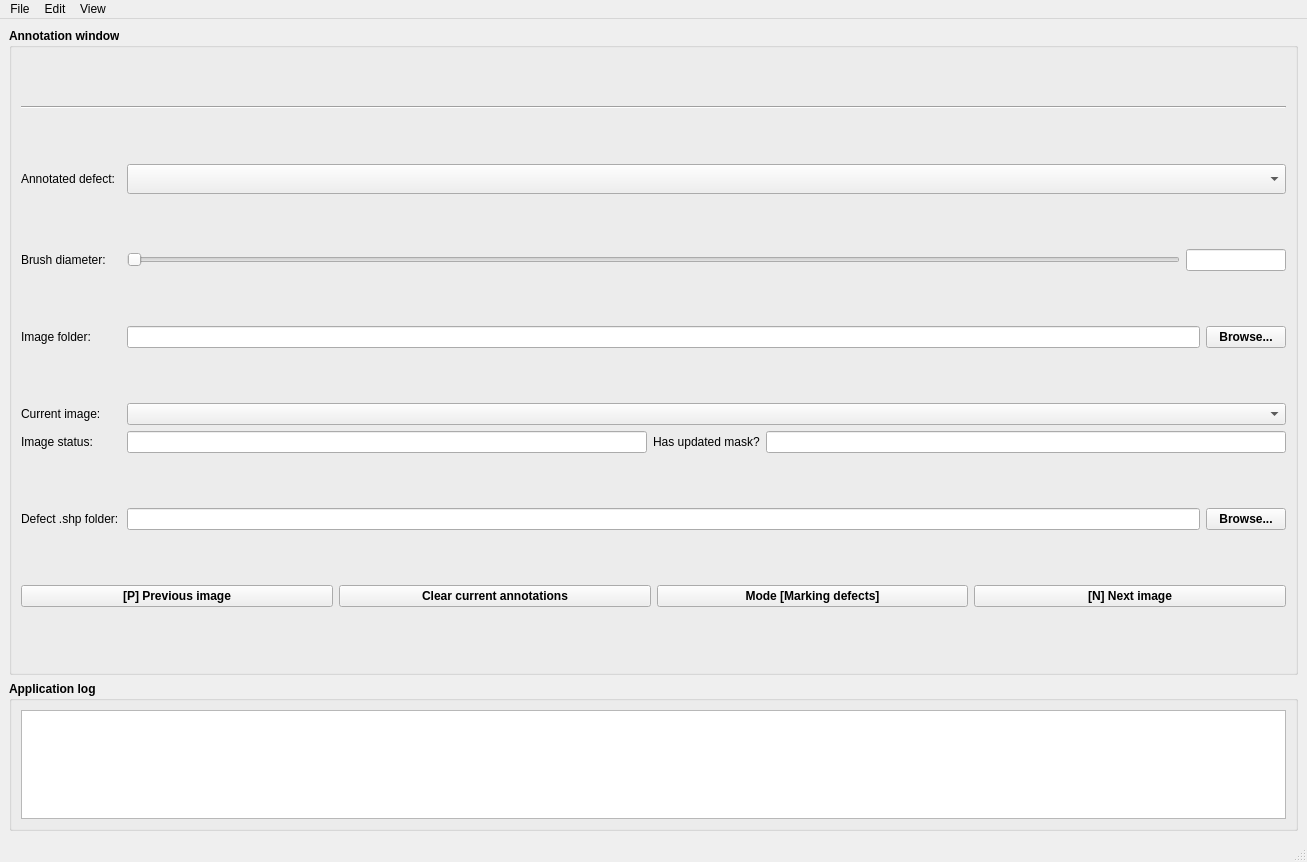
<?xml version="1.0" encoding="UTF-8"?>
<ui version="4.0">
 <class>DATMantMainWindow</class>
 <widget class="QMainWindow" name="DATMantMainWindow">
  <property name="geometry">
   <rect>
    <x>0</x>
    <y>0</y>
    <width>1307</width>
    <height>862</height>
   </rect>
  </property>
  <property name="minimumSize">
   <size>
    <width>820</width>
    <height>620</height>
   </size>
  </property>
  <property name="windowTitle">
   <string>DATM annotation tool</string>
  </property>
  <widget class="QWidget" name="centralwidget">
   <layout class="QVBoxLayout" name="verticalLayout_2">
    <item>
     <widget class="QGroupBox" name="gbAnnotWindow">
      <property name="font">
       <font>
        <weight>75</weight>
        <bold>true</bold>
       </font>
      </property>
      <property name="title">
       <string>Annotation window</string>
      </property>
      <layout class="QVBoxLayout" name="verticalLayout_8">
       <item>
        <layout class="QHBoxLayout" name="horizontalLayout_3">
         <property name="sizeConstraint">
          <enum>QLayout::SetDefaultConstraint</enum>
         </property>
         <item>
          <layout class="QVBoxLayout" name="figThinFigure"/>
         </item>
        </layout>
       </item>
       <item>
        <widget class="Line" name="line">
         <property name="orientation">
          <enum>Qt::Horizontal</enum>
         </property>
        </widget>
       </item>
       <item>
        <layout class="QHBoxLayout" name="horizontalLayout_6">
         <item>
          <widget class="QLabel" name="label_4">
           <property name="minimumSize">
            <size>
             <width>100</width>
             <height>0</height>
            </size>
           </property>
           <property name="font">
            <font>
             <weight>50</weight>
             <bold>false</bold>
            </font>
           </property>
           <property name="text">
            <string>Annotated defect:</string>
           </property>
          </widget>
         </item>
         <item>
          <widget class="QComboBox" name="lstDefectsAndColors">
           <property name="sizePolicy">
            <sizepolicy hsizetype="Expanding" vsizetype="Fixed">
             <horstretch>0</horstretch>
             <verstretch>0</verstretch>
            </sizepolicy>
           </property>
           <property name="minimumSize">
            <size>
             <width>0</width>
             <height>30</height>
            </size>
           </property>
           <property name="font">
            <font>
             <weight>50</weight>
             <bold>false</bold>
            </font>
           </property>
          </widget>
         </item>
        </layout>
       </item>
       <item>
        <layout class="QHBoxLayout" name="horizontalLayout_2">
         <item>
          <widget class="QLabel" name="label_2">
           <property name="minimumSize">
            <size>
             <width>100</width>
             <height>0</height>
            </size>
           </property>
           <property name="font">
            <font>
             <weight>50</weight>
             <bold>false</bold>
            </font>
           </property>
           <property name="text">
            <string>Brush diameter:</string>
           </property>
          </widget>
         </item>
         <item>
          <widget class="QSlider" name="sldBrushDiameter">
           <property name="orientation">
            <enum>Qt::Horizontal</enum>
           </property>
          </widget>
         </item>
         <item>
          <widget class="QLineEdit" name="txtBrushDiameter">
           <property name="maximumSize">
            <size>
             <width>100</width>
             <height>16777215</height>
            </size>
           </property>
           <property name="font">
            <font>
             <weight>50</weight>
             <bold>false</bold>
            </font>
           </property>
           <property name="readOnly">
            <bool>true</bool>
           </property>
          </widget>
         </item>
        </layout>
       </item>
       <item>
        <layout class="QHBoxLayout" name="horizontalLayout">
         <item>
          <widget class="QLabel" name="label_7">
           <property name="minimumSize">
            <size>
             <width>100</width>
             <height>0</height>
            </size>
           </property>
           <property name="maximumSize">
            <size>
             <width>72</width>
             <height>16777215</height>
            </size>
           </property>
           <property name="font">
            <font>
             <weight>50</weight>
             <bold>false</bold>
            </font>
           </property>
           <property name="text">
            <string>Image folder:</string>
           </property>
          </widget>
         </item>
         <item>
          <widget class="QLineEdit" name="txtImageDir">
           <property name="font">
            <font>
             <weight>50</weight>
             <bold>false</bold>
            </font>
           </property>
           <property name="readOnly">
            <bool>true</bool>
           </property>
          </widget>
         </item>
         <item>
          <widget class="QPushButton" name="btnBrowseImageDir">
           <property name="text">
            <string>Browse...</string>
           </property>
          </widget>
         </item>
        </layout>
       </item>
       <item>
        <layout class="QVBoxLayout" name="verticalLayout">
         <item>
          <layout class="QGridLayout" name="gridLayout">
           <item row="2" column="2" colspan="3">
            <widget class="QComboBox" name="lstImages">
             <property name="font">
              <font>
               <weight>50</weight>
               <bold>false</bold>
              </font>
             </property>
            </widget>
           </item>
           <item row="3" column="4">
            <widget class="QLineEdit" name="txtImageHasDefectMask">
             <property name="font">
              <font>
               <weight>50</weight>
               <bold>false</bold>
              </font>
             </property>
             <property name="readOnly">
              <bool>true</bool>
             </property>
            </widget>
           </item>
           <item row="2" column="0">
            <widget class="QLabel" name="label_15">
             <property name="minimumSize">
              <size>
               <width>100</width>
               <height>0</height>
              </size>
             </property>
             <property name="font">
              <font>
               <weight>50</weight>
               <bold>false</bold>
              </font>
             </property>
             <property name="text">
              <string>Current image:</string>
             </property>
            </widget>
           </item>
           <item row="3" column="3">
            <widget class="QLabel" name="label">
             <property name="font">
              <font>
               <weight>50</weight>
               <bold>false</bold>
              </font>
             </property>
             <property name="text">
              <string>Has updated mask?</string>
             </property>
             <property name="textFormat">
              <enum>Qt::PlainText</enum>
             </property>
            </widget>
           </item>
           <item row="3" column="2">
            <widget class="QLineEdit" name="txtImageStatus">
             <property name="font">
              <font>
               <weight>50</weight>
               <bold>false</bold>
              </font>
             </property>
             <property name="readOnly">
              <bool>true</bool>
             </property>
            </widget>
           </item>
           <item row="3" column="0">
            <widget class="QLabel" name="label_14">
             <property name="minimumSize">
              <size>
               <width>100</width>
               <height>0</height>
              </size>
             </property>
             <property name="font">
              <font>
               <weight>50</weight>
               <bold>false</bold>
              </font>
             </property>
             <property name="text">
              <string>Image status:</string>
             </property>
            </widget>
           </item>
          </layout>
         </item>
        </layout>
       </item>
       <item>
        <layout class="QHBoxLayout" name="horizontalLayout_5">
         <item>
          <widget class="QLabel" name="label_3">
           <property name="sizePolicy">
            <sizepolicy hsizetype="Preferred" vsizetype="Minimum">
             <horstretch>0</horstretch>
             <verstretch>0</verstretch>
            </sizepolicy>
           </property>
           <property name="minimumSize">
            <size>
             <width>100</width>
             <height>0</height>
            </size>
           </property>
           <property name="font">
            <font>
             <weight>50</weight>
             <bold>false</bold>
            </font>
           </property>
           <property name="text">
            <string>Defect .shp folder:</string>
           </property>
          </widget>
         </item>
         <item>
          <widget class="QLineEdit" name="txtShpDir">
           <property name="font">
            <font>
             <weight>50</weight>
             <bold>false</bold>
            </font>
           </property>
           <property name="readOnly">
            <bool>true</bool>
           </property>
          </widget>
         </item>
         <item>
          <widget class="QPushButton" name="btnBrowseShp">
           <property name="text">
            <string>Browse...</string>
           </property>
          </widget>
         </item>
        </layout>
       </item>
       <item>
        <layout class="QHBoxLayout" name="horizontalLayout_4">
         <item>
          <widget class="QPushButton" name="btnPrev">
           <property name="text">
            <string>[P] Previous image</string>
           </property>
           <property name="shortcut">
            <string>P</string>
           </property>
          </widget>
         </item>
         <item>
          <widget class="QPushButton" name="btnClear">
           <property name="enabled">
            <bool>true</bool>
           </property>
           <property name="text">
            <string>Clear current annotations</string>
           </property>
          </widget>
         </item>
         <item>
          <widget class="QPushButton" name="btnMode">
           <property name="text">
            <string>Mode [Marking defects]</string>
           </property>
           <property name="shortcut">
            <string>M</string>
           </property>
          </widget>
         </item>
         <item>
          <widget class="QPushButton" name="btnNext">
           <property name="text">
            <string>[N] Next image</string>
           </property>
           <property name="shortcut">
            <string>N</string>
           </property>
          </widget>
         </item>
        </layout>
       </item>
      </layout>
     </widget>
    </item>
    <item>
     <widget class="QGroupBox" name="gbApplicationLog">
      <property name="sizePolicy">
       <sizepolicy hsizetype="Preferred" vsizetype="Maximum">
        <horstretch>0</horstretch>
        <verstretch>0</verstretch>
       </sizepolicy>
      </property>
      <property name="maximumSize">
       <size>
        <width>16777215</width>
        <height>150</height>
       </size>
      </property>
      <property name="font">
       <font>
        <weight>75</weight>
        <bold>true</bold>
       </font>
      </property>
      <property name="title">
       <string>Application log</string>
      </property>
      <layout class="QVBoxLayout" name="verticalLayout_3">
       <item>
        <widget class="QTextEdit" name="txtConsole">
         <property name="font">
          <font>
           <weight>50</weight>
           <bold>false</bold>
          </font>
         </property>
        </widget>
       </item>
      </layout>
     </widget>
    </item>
   </layout>
  </widget>
  <widget class="QMenuBar" name="menubar">
   <property name="geometry">
    <rect>
     <x>0</x>
     <y>0</y>
     <width>1307</width>
     <height>21</height>
    </rect>
   </property>
   <widget class="QMenu" name="menuFile">
    <property name="title">
     <string>File</string>
    </property>
    <addaction name="actionSave_current_annotations"/>
    <addaction name="actionReload_original_mask"/>
   </widget>
   <widget class="QMenu" name="menuView">
    <property name="title">
     <string>View</string>
    </property>
    <addaction name="separator"/>
    <addaction name="actionColor_definitions"/>
    <addaction name="actionLog"/>
   </widget>
   <widget class="QMenu" name="menuEdit">
    <property name="title">
     <string>Edit</string>
    </property>
    <addaction name="actionProcess_original_mask"/>
    <addaction name="actionAIMask"/>
   </widget>
   <addaction name="menuFile"/>
   <addaction name="menuEdit"/>
   <addaction name="menuView"/>
  </widget>
  <widget class="QStatusBar" name="statusbar"/>
  <action name="actionLog">
   <property name="checkable">
    <bool>true</bool>
   </property>
   <property name="text">
    <string>Log</string>
   </property>
  </action>
  <action name="actionRefresh_data_file">
   <property name="text">
    <string>Refresh data file</string>
   </property>
  </action>
  <action name="actionRefresh_predictor">
   <property name="text">
    <string>Refresh predictor</string>
   </property>
  </action>
  <action name="actionSave_current_annotations">
   <property name="text">
    <string>Save current annotations</string>
   </property>
  </action>
  <action name="actionLoad_marked_image">
   <property name="checkable">
    <bool>true</bool>
   </property>
   <property name="checked">
    <bool>true</bool>
   </property>
   <property name="text">
    <string>Load marked image</string>
   </property>
  </action>
  <action name="actionReload_original_mask">
   <property name="enabled">
    <bool>false</bool>
   </property>
   <property name="text">
    <string>Reload original mask</string>
   </property>
  </action>
  <action name="actionProcess_original_mask">
   <property name="checkable">
    <bool>true</bool>
   </property>
   <property name="enabled">
    <bool>false</bool>
   </property>
   <property name="text">
    <string>Process original mask</string>
   </property>
  </action>
  <action name="actionAIMask">
   <property name="text">
    <string>Reload AUTO defect mask</string>
   </property>
  </action>
  <action name="actionColor_definitions">
   <property name="text">
    <string>Color specifications</string>
   </property>
  </action>
 </widget>
 <resources/>
 <connections/>
</ui>
